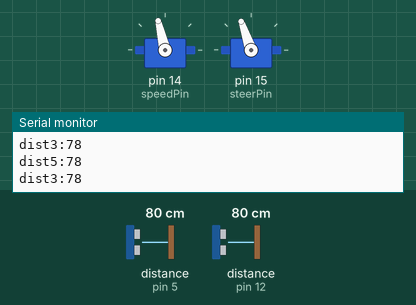
Simulated run of this sketch. Board: Arduino Uno, built with avr-gcc and run on an emulated ATmega328P. Parts: 2 × servo, the last lines printed to the serial monitor. Wiring (inferred from the names in the program): 2 × ultrasonic range finder: trigger pin 9, echo pin 5 / trigger pin 11, echo pin 12. The test bench sets the inputs (shaded band); at power-on: distance to the obstacle (sensors on pin 12, pin 5) 80 cm. The echo pulse lasts 58.3 µs per cm.

Above: at 1.2 s.
1.3 s: distance to the obstacle (sensor on pin 12) set to 18 cm
4.3 s: distance to the obstacle (sensor on pin 12) set to 15 cm
At 5.2 s:
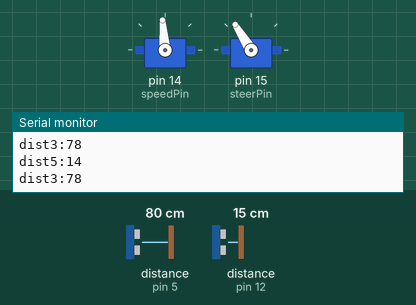
8.8 s: distance to the obstacle (sensor on pin 12) set to 35 cm
At 9.5 s:
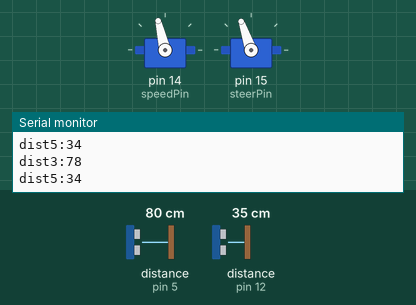
10.3 s: distance to the obstacle (sensor on pin 12) set to 12 cm
At 10.6 s:
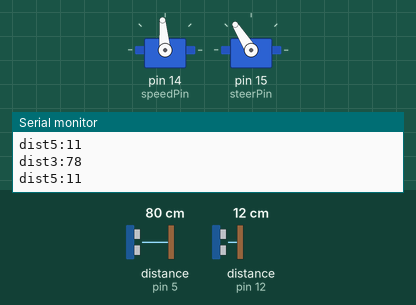
Timing chart, 0 to 13.3 s (numbered marks = the images above; inputs shaded):
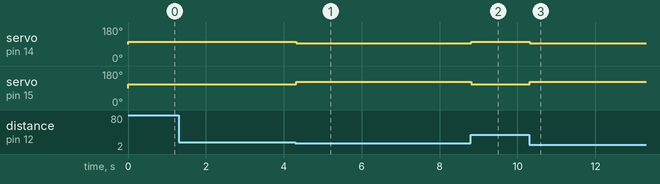

Measured:
- the behaviour switches between 17 and 16 cm on distance to the obstacle (sensor on pin 12) (found by bisection; images 0 and 1)
- after the input at 4.3 s, servo on pin 14 (speedPin): 103° → 95° at once; servo on pin 15 (steerPin): 109° → 122° at once
- after the input at 8.8 s, servo on pin 14 (speedPin): 95° → 103° at once; servo on pin 15 (steerPin): 122° → 109° at once
- after the input at 10.3 s, servo on pin 14 (speedPin): 103° → 95° at once; servo on pin 15 (steerPin): 109° → 122° at once

The sketch:

testSensor.ino
```cpp
#include <Servo.h>
const int trigPin3 = 9;
const int echoPin3 = 5;
const int trigPin5 = 11;
const int echoPin5 = 12;
const int speedPin = 14;
const int steerPin = 15;
const bool if_right = true;
const bool if_straight = true;

long duration;
int distance;
Servo speedControl, steerControl; //Create as much as Servoobject you want. You can controll 2 or more Servos at the same time

const int forward = 1602; // 1549: lowest speed
const int stop_val = 1520; //1200: stop
const int reverse = 1400;

const int right = 1300;
const int straight = 1667;
const int left = 1800;

void setup(){
  pinMode(trigPin3, OUTPUT);
  pinMode(echoPin3, INPUT);
  pinMode(trigPin5, OUTPUT);
  pinMode(echoPin5, INPUT);

  speedControl.attach(speedPin);
  steerControl.attach(steerPin);
  Serial.begin(9600);
}

void loop() {
  int dist3 = getDistance(trigPin3, echoPin3);
  int dist5 = getDistance(trigPin5, echoPin5);
  Serial.print("\ndist3:");
  Serial.print(dist3);
  Serial.print("\ndist5:");
  Serial.print(dist5);
  if(dist5 <= 15){
    stop_car();
    turn_left();
  }
  else{
    forward_car();
    go_straight();
  }

}
int getDistance(int trigPin, int echoPin){
  digitalWrite(trigPin, LOW);
  delayMicroseconds(2);
  digitalWrite(trigPin, HIGH);
  delayMicroseconds(10);
  digitalWrite(trigPin, LOW);
  delayMicroseconds(2);

  long duration = pulseIn(echoPin, HIGH);
  int distance = duration * 0.034 / 2;
  return distance;
}

void stop_car(){
  speedControl.writeMicroseconds(stop_val); // simulate pwm
}

void forward_car(){
  speedControl.writeMicroseconds(forward);
}

void turn_right(){
  steerControl.writeMicroseconds(right);
}

void turn_left(){
  steerControl.writeMicroseconds(left);
}

void go_straight(){
  steerControl.writeMicroseconds(straight);
}
```
